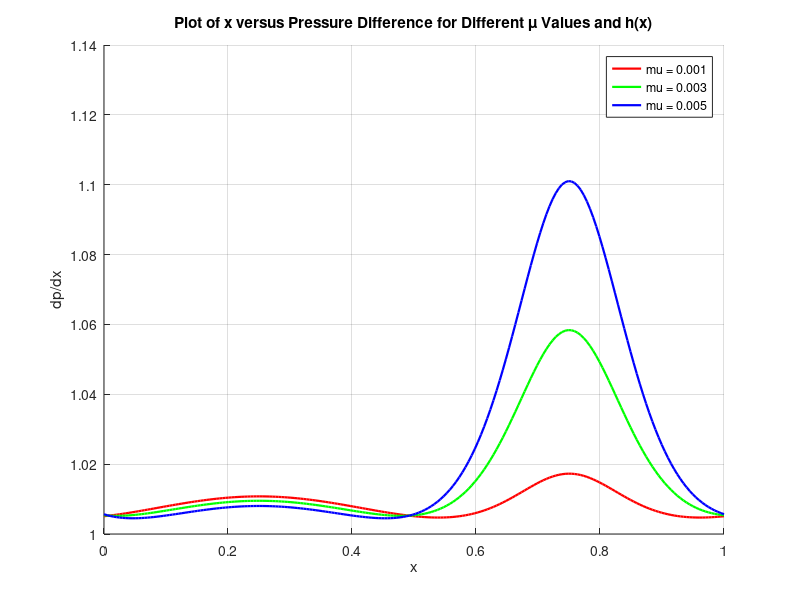

This chart was generated by the following MATLAB code:
clear all;

pi = 3.14; 
 G = 1 ; % Greshof number
  B = 0.01; % Heat Source Parameter
  T = 1;

h = @(x) 1+0.5 * sin(2*pi*x);
%1 + 0.5 * sin(2 * pi * x);
       
q =-1.025;
q1 = @(mu, q) (-(0.8)^8 * (mu-1) * G*B/120*mu + (0.8)^6 * (mu-1) * G*B/20*mu - (0.8)^5 * (mu-5/4) * G*B/30*mu - (0.8)^4 * (mu-1) * (1+G*B/24*mu) + (0.8)^3 * (mu-3/2) * (q + 1+ G*B/30*mu) + (0.8) * (G*B/(120*mu) + 3*q/2 + 1/2))/((mu-1)*(0.8)^3 + 1);

x_values = linspace(0, 1, 200);


% Values of mu to consider
 mu_values = [0.001 0.003 0.005];
colors = {'-r', '-g', '-b'};

figure(3);
hold on;

% Loop over different values of mu
for j = 1:length(mu_values)

    mu = mu_values(j)
    x_all = [];
    dp_all = [];
    
    h_all = [];
    q1_value = q1(mu, q);
    for i = 1:length(x_values)
        x = x_values(i);
        h_value = h(x);
        q1_value = q1(mu, q);
        
        q2 = q - q1_value;

        A = @(mu) (mu - 1) * G*B/(120*mu);
        B1 = @(mu, h) -(mu - 1) * G*B*h^2/(20*mu);
        C = @(mu, h) (mu - 5/4) * G*B*h^3/(30*mu);
        D = @(mu, h) (mu -1) * (1 + G*B*h^4/(24*mu));
        E = @(mu, h, q1) - ((mu - 3/2) * (q + h + G*B*h^5/(30*mu)) - q1*(mu - 1));
        F = @(h) -((q + h) * 3*h^2/2 + G*B*h^7/120 - h^3);
        G1 = @(q1, h) q1*h^3;

        dp_dx = @(mu, q, h, h1) -3*mu * ((q + h) + (G*B/30*mu)*((mu - 1)*h1^5 + h^5))/((mu - 1)*h1^3 + h^3) + G*(T + B*h^2/2);

        
        a = A(mu);
        b1 = B1(mu, h_value);
        c = C(mu, h_value);
        d = D(mu, h_value);
        e = E(mu, h_value, q1_value);
        f = F(h_value);
        g1 = G1(q1_value, h_value);

        % Calculate the roots
        roots_array = roots([a 0 b1 c d e 0 f g1]);
        
        % Filter only the real roots
        real_roots = roots_array(imag(roots_array) == 0 & real(roots_array) < h_value & real(roots_array) > 0);
for k = 1:length(real_roots)
            h1 = real(real_roots(k));
            pressure_diff = dp_dx(mu, q, h_value, h1)
            x_all = [x_all, x];
            dp_all = [dp_all, pressure_diff]
        end
    end
    
    % Plot the results
     plot(x_all, dp_all, colors{j},'Linewidth',1.6, 'DisplayName', sprintf('mu = %1.3f', mu));
end



% Plot h(x) versus x
% h_values = arrayfun(h, x_values);
% plot(x_values, h_values,'-k', 'Linewidth',1.6, 'DisplayName', 'h(x)');

xlabel('x');
ylabel('dp/dx');
title('Plot of x versus Pressure Difference for Different \mu Values and h(x)');
legend show;
grid on;
hold off;


